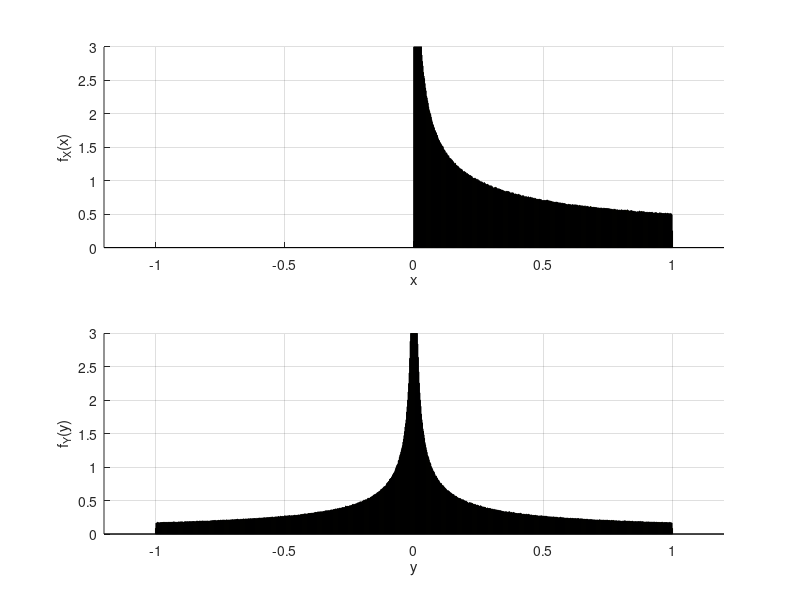
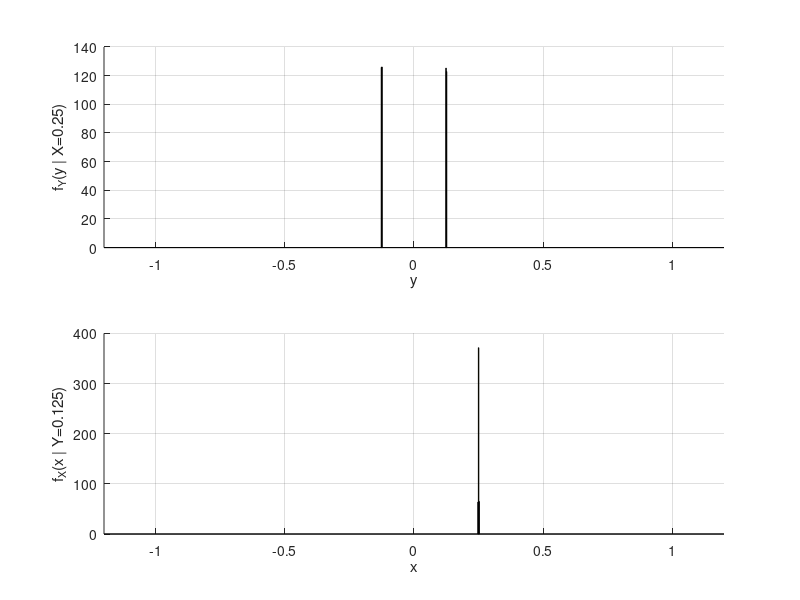

Write MATLAB code to recreate these figures, in order.
clear all; close all; clc;

N = 10000000;

U = 2*rand(1,N) - 1;
X = U.^2;
Y = U.^3;

dx = 0.002; x = -1.2 : dx : 1.2;
dy = 0.002; y = -1.2 : dy : 1.2;

pdfX_sim = hist(X,x) / (N * dx );
pdfY_sim = hist(Y,y) / (N * dy );

y0 = 1/8;
Xcond = X(abs(Y - y0) < 0.001);
pdfXcond_sim = hist(Xcond , x)/(length(Xcond)* dx) ;

x0 = 1/4;
Ycond = Y(abs(X - x0) < 0.001);
pdfYcond_sim = hist(Ycond , y)/(length(Ycond)* dy) ;


figure
subplot(2, 1, 1); grid on; hold on;
bar(x, pdfX_sim, 'y');
xlim([-1.2 1.2]); ylim([0 3]);
xlabel('x'); ylabel('f_X(x)');
subplot(2, 1, 2); grid on; hold on;
bar(y, pdfY_sim, 'y');
xlim([-1.2 1.2]); ylim([0 3]);
xlabel('y'); ylabel('f_Y(y)');



figure;
subplot(2, 1, 1); grid on; hold on;
bar(y, pdfYcond_sim, 'y');
xlim([-1.2 1.2]);
xlabel('y'); ylabel(sprintf('f_Y(y | X=%g)', x0));
subplot(2, 1, 2); grid on; hold on;
bar(x, pdfXcond_sim, 'y');
xlim([-1.2 1.2]);
xlabel('x'); ylabel(sprintf('f_X(x | Y=%g)', y0));


rhoXY_sim = cov(X, Y) / sqrt(var(X) * var(Y))
rhoXY_teo = 0